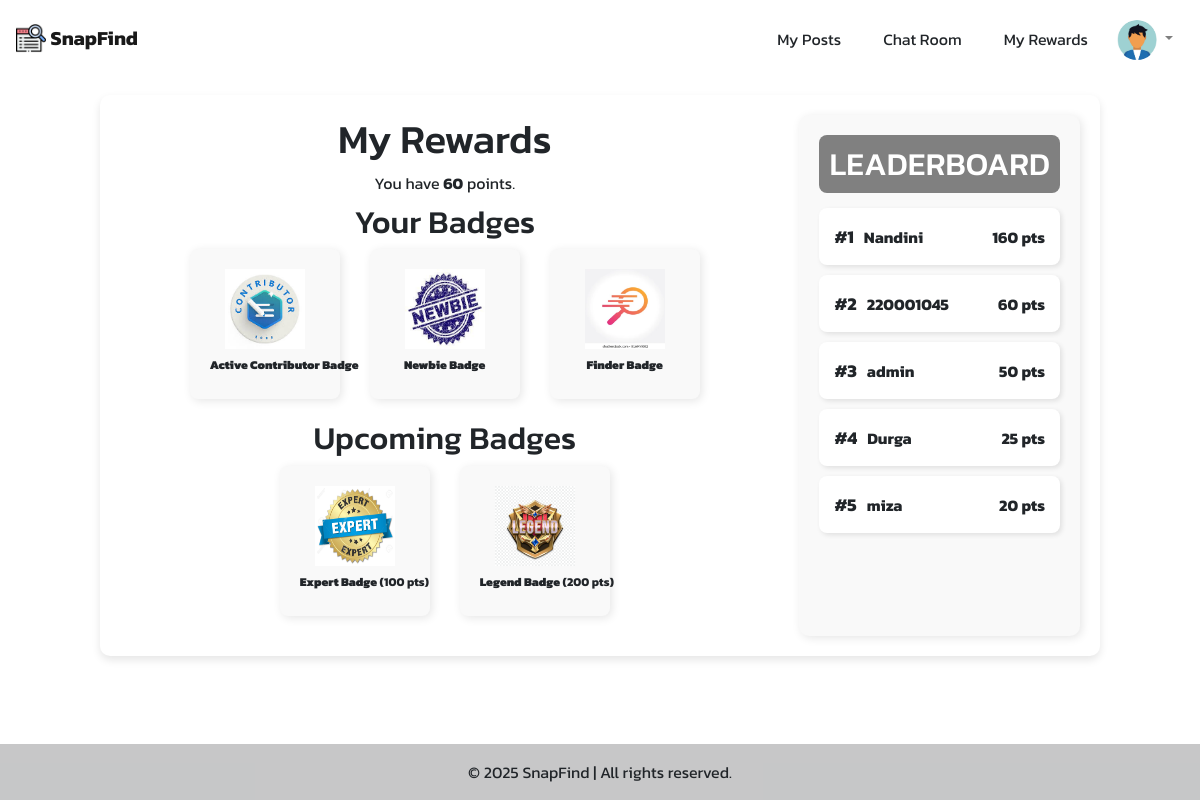
The app's page /accounts/rewards/ (signed in) with its own data.
### accounts/models.py (models this page shows, shortened)
class UserProfile(models.Model):
    avatar = models.ImageField(default='accounts/user_default.jpg', upload_to='accounts/') # Picture of user
    user = models.OneToOneField(User, on_delete=models.CASCADE) # reference to User Table
    faculty = models.ForeignKey(Faculty, on_delete=models.CASCADE) # reference to Faculty Table

class Reward(models.Model):
    user = models.ForeignKey(User, on_delete=models.CASCADE)
    points = models.IntegerField(default=0)
    badges = models.ManyToManyField(Badge, blank=True)
    created_at = models.DateTimeField(auto_now_add=True)
    def __str__(self):
        return f"{self.user.username} - {self.points} points"

class Badge(models.Model):
    name = models.CharField(max_length=255)
    points_required = models.IntegerField()
    image = models.ImageField(upload_to='badges/')

### accounts/views.py (the view)
# urls.py: path('rewards/', rewards_view, name='rewards'),
@login_required
def rewards_view(request):
    reward, created = Reward.objects.get_or_create(user=request.user)
    upcoming_badges = Badge.objects.filter(points_required__gt=reward.points).order_by('points_required')[:4]
    top_users = Reward.objects.select_related('user').order_by('-points')[:5]
    print("hiiiiiiiiiii", top_users)
    context = {
        'rewards': reward,
        'upcoming_badges': upcoming_badges,
        'top_users': top_users,
    }
    return render(request, 'rewards.html', context)

### accounts/templates/rewards.html (shortened to what this page needs)
{% extends 'base_layout.html' %}
{% block content %}
<div class="rewards-container">
    <div class="rewards-layout">
        <div class="main-section">
            <h1>My Rewards</h1>
            <p>You have <strong>{{ rewards.points }}</strong> points.</p>
            <h2>Your Badges</h2>
            <div class="badges">
                {% for badge in rewards.badges.all %}
                    <div class="badge">
                        <img src="{{ badge.image.url }}" alt="{{ badge.name }}">
                        <p><strong>{{ badge.name }}</strong></p>
                    </div>
                {% empty %}
                    <p>No badges earned yet!</p>
                {% endfor %}
            </div>
            <h2>Upcoming Badges</h2>
            <div class="upcoming-badges">
                {% for badge in upcoming_badges %}
                    <div class="badge">
                        <img src="{{ badge.image.url }}" alt="{{ badge.name }}">
                        <p><strong>{{ badge.name }}</strong> ({{ badge.points_required }} pts)</p>
                    </div>
                {% empty %}
                    <p>No upcoming badges!</p>
                {% endfor %}
            </div>
        </div>
         <div class="leaderboard">
            <h2>Leaderboard</h2>
            <ol>
                {% for user in top_users %}
                    <li>
                        <span class="rank">#{{ forloop.counter }}</span>
                        <span class="username" style="font-weight: bold;">{{ user.user.username }}</span>
                        <span class="points">{{ user.points }} pts</span>
                    </li>
                {% empty %}
                    <li>No leaderboard data available.</li>
                {% endfor %}
            </ol>
        </div>
    </div>
</div>
{% endblock %}

### templates/base_layout.html (shortened to what this page needs)
{% load static %}
<!DOCTYPE html>
<html lang="en">
<head>
    <link rel="stylesheet" href="{% static 'css/bootstrap.min.css' %}">
    <link rel="stylesheet" href="{% static 'css/style.css' %}">
    <link rel="stylesheet" href="{% static 'css/fontawesome.all.min.css' %}">
</head>
<body class="d-flex flex-column min-vh-100">
    <nav class="navbar navbar-expand navbar-light" style="height: 75px;">
        <div class="collapse navbar-collapse" id="navbarTogglerDemo01">
            <a class="navbar-brand" href="{% url 'index' %}">
                <img src="{% static 'images/lost&found.png' %}" width="30" height="30" class="d-inline-block align-top" alt="">
                <b>SnapFind</b>
            </a>
            <ul class="navbar-nav ml-auto {% if request.user.is_authenticated %} mt-4 {% endif %}">
                <li class="nav-item active">
                    <a class="nav-link" href="{% url 'my_posts' %}">
                        <p class='btn m-0 index'>
                            My Posts
                        </p>
                    </a>
                </li>
                {% if request.user.is_authenticated %}
                <li class="nav-item active">
                    <a class="nav-link" href="{% url 'chat_index' %}">
                        <p class='btn m-0 index'>
                            Chat Room
                        </p>
                    </a>
                </li>
                {% if request.user.is_authenticated %}
                <li class="nav-item active">
                    <a class="nav-link" href="{% url 'rewards' %}">
                        <p class='btn m-0 index'>
                            My Rewards
                        </p>
                    </a>
                </li>
                {% endif %}
                <li class="nav-item dropdown">
                    <a class="nav-link dropdown-toggle my-circle" href="#" id="navbarDropdownMenuLink" role="button" data-toggle="dropdown" aria-haspopup="true" aria-expanded="false">
                        <img src="{{ request.user.userprofile.avatar.url }}" class="rounded-circle" style="width: 40px; height: 40px;">
                    </a>
                </li>
                {% endif %}
            </ul>
        </div>
    </nav>
    <main class="flex-grow-1">
        {% block content %}
        {% endblock %}
    </main>
    <footer class="bg-light text-center text-lg-start mt-5">
        <div class="text-center p-3" style="background-color: rgba(0, 0, 0, 0.2);">
            © 2025 SnapFind | All rights reserved.
        </div>
    </footer>
</body>
</html>

### static/css/style.css (style rules this page uses)
* { font-family: 'Kanit', sans-serif; word-wrap: break-word; padding: 0; margin: 0; }
body, html { height: 100%; }
body { animation: fadein .5s; }
.my-circle { position: relative; width: 75px; height: 75px; overflow: hidden; }
.my-circle img { width: 100%; height: 100%; object-fit: cover; }

### accounts/templates/rewards.html (style rules this page uses)
.rewards-container { max-width: 1000px; margin: 20px auto; padding: 20px; background: #fff; border-radius: 10px; box-shadow: 0 4px 8px rgba(0, 0, 0, 0.1); text-align: center; }
.rewards-layout { display: flex; align-items: stretch; gap: 30px; }
.main-section { flex: 3; text-align: center; }
.leaderboard { flex: 1; min-height: 400px; background: #f9f9f9; padding: 20px; border-radius: 10px; box-shadow: 2px 2px 10px rgba(0, 0, 0, 0.1); display: flex; flex-direction: column; }
.leaderboard h2 { background: grey; color: #fff; padding: 10px; border-radius: 8px; margin: 0 0 15px; text-transform: uppercase; text-align: center; }
.leaderboard ol { list-style: none; margin: 0; padding: 0; flex: 1; }
.leaderboard li { display: flex; align-items: center; justify-content: space-between; background: #fff; margin-bottom: 10px; padding: 15px; border-radius: 8px; box-shadow: 2px 2px 5px rgba(0, 0, 0, 0.1); }
.rank { font-size: 18px; font-weight: bold; margin-right: 10px; }
.username { flex: 1; text-align: left; font-size: 16px; font-weight: 500; }
.points { font-weight: bold; }
.badges, .upcoming-badges { display: flex; flex-wrap: wrap; justify-content: center; gap: 30px; margin-bottom: 20px; }
.badge { background: #f9f9f9; border-radius: 8px; padding: 20px; width: 150px; text-align: center; box-shadow: 2px 2px 10px rgba(0, 0, 0, 0.1); }
.badge img { width: 80px; height: 80px; margin-bottom: 10px; }

### records on screen
Reward: points "60", user.username "220001045"
Badge: image (picture), name "Active Contributor Badge"
Badge: image (picture), name "Newbie Badge"
Badge: image (picture), name "Finder Badge"
Badge: image (picture), name "Expert Badge", points_required "100"
Badge: image (picture), name "Legend Badge", points_required "200"
Reward: user.username "Nandini", points "160"
Reward: user.username "admin", points "50"
Reward: user.username "Durga", points "25"
Reward: user.username "miza", points "20"
